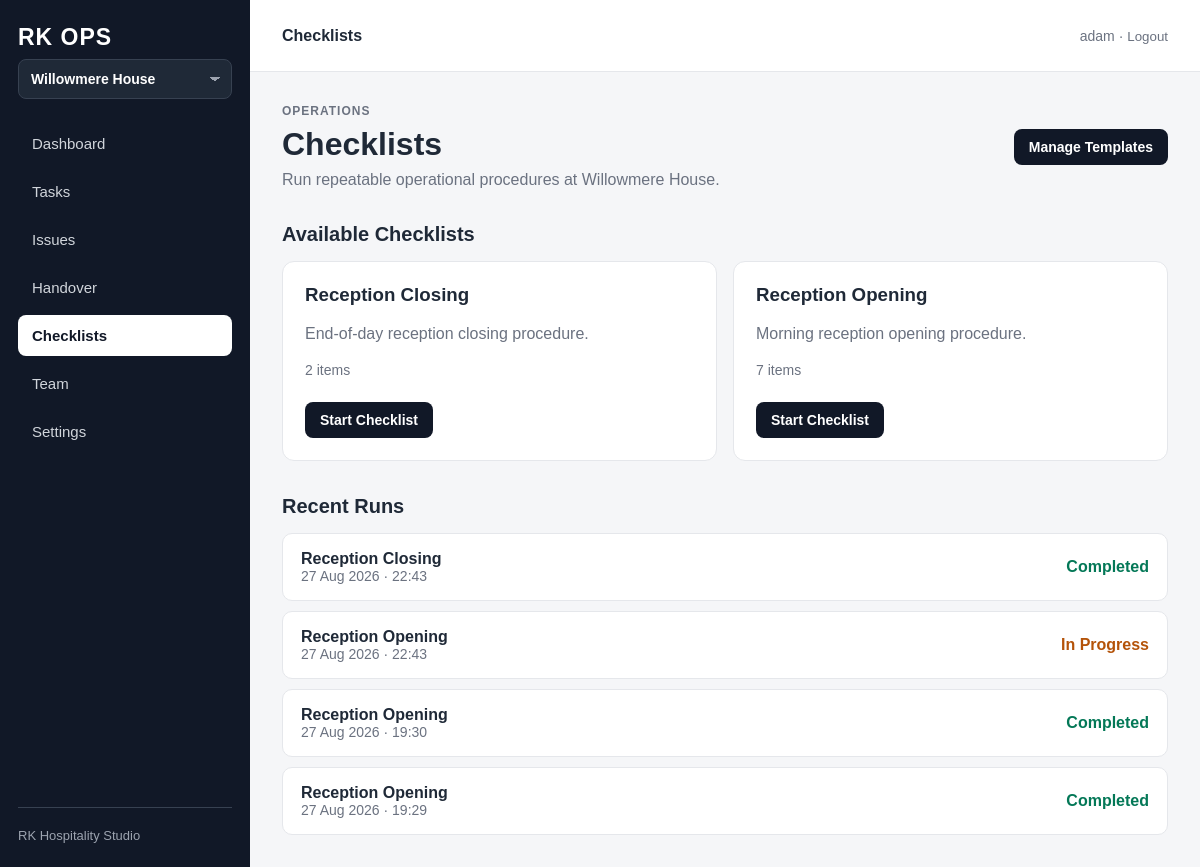
The app's page /p/willowmere-house/checklists/ (signed in), older data.
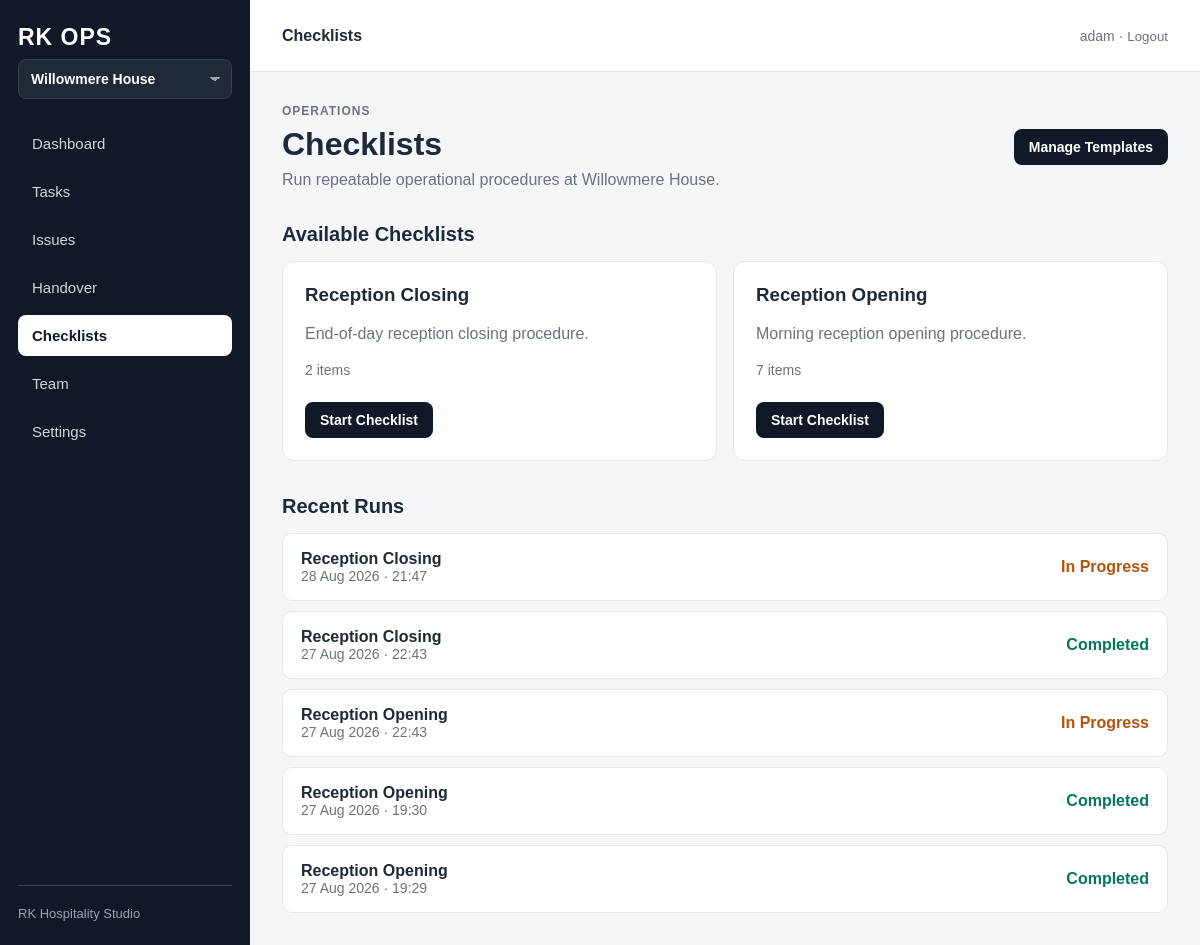
The same page, newer data.
### operations/models.py (models this page shows, shortened)
class Checklist(models.Model):
    property = models.ForeignKey(
        Property,
        on_delete=models.CASCADE,
        related_name="checklists",
    )
    name = models.CharField(max_length=150)
    description = models.TextField(blank=True)
    is_active = models.BooleanField(default=True)
    created_at = models.DateTimeField(auto_now_add=True)
    updated_at = models.DateTimeField(auto_now=True)
    class Meta:
        ordering = ["name"]

class ChecklistRun(models.Model):
    checklist = models.ForeignKey(
        Checklist,
        on_delete=models.CASCADE,
        related_name="runs",
    )
    started_by = models.ForeignKey(
        settings.AUTH_USER_MODEL,
        on_delete=models.SET_NULL,
        null=True,
        blank=True,
        related_name="ops_checklist_runs",
    )
    started_at = models.DateTimeField(auto_now_add=True)
    completed_at = models.DateTimeField(
        null=True,
        blank=True,
    )
    class Meta:
        ordering = ["-started_at"]

### operations/views.py (the view)
@login_required
def checklist_list(request, property_slug):
    property_obj, membership = get_property_for_user(
        request.user,
        property_slug
    )
    checklists = (
        Checklist.objects
        .filter(
            property=property_obj,
            is_active=True,
        )
        .prefetch_related("items")
    )
    recent_runs = (
        ChecklistRun.objects
        .filter(
            checklist__property=property_obj,
        )
        .select_related(
            "checklist",
            "started_by",
        )[:10]
    )
    context = {
        "property": property_obj,
        "checklists": checklists,
        "recent_runs": recent_runs,
        "active_page": "checklists",
    }
    return render(
        request,
        "operations/checklist_list.html",
        context,
    )

### operations/utils.py (called while the page is built)
def get_property_for_user(user, property_slug):
    property_obj = get_object_or_404(
        Property,
        slug=property_slug,
        is_active=True,
    )
    if user.is_superuser:
        return property_obj, None
    membership = (
        PropertyMembership.objects
        .filter(
            property=property_obj,
            user=user,
            is_active=True,
        )
        .first()
    )
    if not membership:
        raise PermissionDenied(
            "You do not have access to this property."
        )
    return property_obj, membership

### operations/templates/operations/checklist_list.html (shortened to what this page needs)
{% extends "operations/base.html" %}
{% block topbar_title %}
Checklists
{% endblock %}
{% block content %}
<div class="section-header">
    <div>
        <p class="page-eyebrow">
            Operations
        </p>
        <h1 class="page-title">
            Checklists
        </h1>
        <p class="page-subtitle">
            Run repeatable operational procedures at {{ property.name }}.
        </p>
    </div>
    {% if can_manage_team %}
        <a
            href="{% url 'operations:checklist_manage' property.slug %}"
            class="button"
        >
            Manage Templates
        </a>
    {% endif %}
</div>
<section class="section">
    <h2 class="section-title">
        Available Checklists
    </h2>
    <div class="checklist-grid">
        {% for checklist in checklists %}
            <article class="checklist-card">
                <div>
                    <h3>
                        {{ checklist.name }}
                    </h3>
                    {% if checklist.description %}
                        <p>
                            {{ checklist.description }}
                        </p>
                    {% endif %}
                    <div class="task-meta">
                        {{ checklist.items.count }} items
                    </div>
                </div>
                <form
                    method="post"
                    action="{% url 'operations:checklist_start' property.slug checklist.pk %}"
                >
                    <button
                        type="submit"
                        class="button"
                    >
                        Start Checklist
                    </button>
                </form>
            </article>
        {% empty %}
            <div class="empty-state">
                No active checklists yet.
            </div>
        {% endfor %}
    </div>
</section>
<section class="section">
    <h2 class="section-title">
        Recent Runs
    </h2>
    <div class="recent-runs">
        {% for run in recent_runs %}
            <a
                href="{% url 'operations:checklist_run' property.slug run.pk %}"
                class="run-card"
            >
                <div>
                    <strong>
                        {{ run.checklist.name }}
                    </strong>
                    <div class="task-meta">
                        {{ run.started_at|date:"d M Y · H:i" }}
                    </div>
                </div>
                <div>
                    {% if run.completed_at %}
                        <span class="run-complete">
                            Completed
                        </span>
                    {% else %}
                        <span class="run-open">
                            In Progress
                        </span>
                    {% endif %}
                </div>
            </a>
        {% empty %}
            <div class="empty-state">
                No checklist runs yet.
            </div>
        {% endfor %}
    </div>
</section>
{% endblock %}

Row changes from the older to the newer data that the page shows:
added ChecklistRun: checklist.name "Reception Closing", started_at "28 Aug 2026 · 21:47", shows "In Progress"
